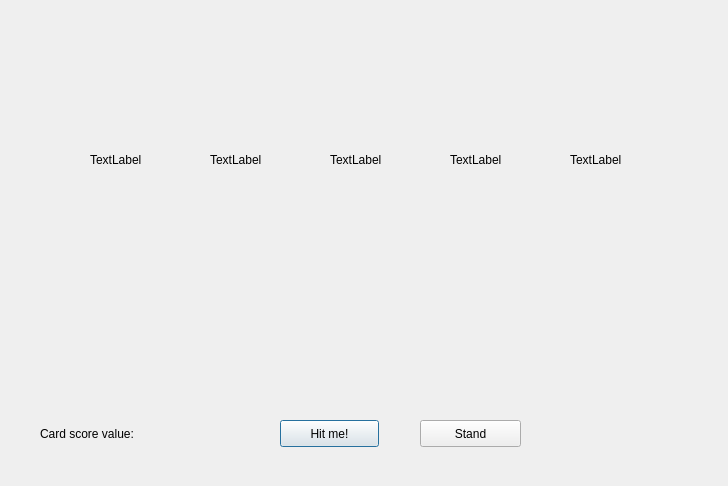
<?xml version="1.0" encoding="UTF-8"?>
<ui version="4.0">
 <class>BlackJack</class>
 <widget class="QDialog" name="BlackJack">
  <property name="geometry">
   <rect>
    <x>0</x>
    <y>0</y>
    <width>728</width>
    <height>486</height>
   </rect>
  </property>
  <property name="windowTitle">
   <string>Dialog</string>
  </property>
  <widget class="QPushButton" name="pushButton">
   <property name="geometry">
    <rect>
     <x>280</x>
     <y>420</y>
     <width>99</width>
     <height>27</height>
    </rect>
   </property>
   <property name="text">
    <string>Hit me!</string>
   </property>
  </widget>
  <widget class="QLabel" name="label">
   <property name="geometry">
    <rect>
     <x>90</x>
     <y>270</y>
     <width>80</width>
     <height>120</height>
    </rect>
   </property>
   <property name="text">
    <string/>
   </property>
  </widget>
  <widget class="QPushButton" name="pushButton_2">
   <property name="geometry">
    <rect>
     <x>420</x>
     <y>420</y>
     <width>101</width>
     <height>27</height>
    </rect>
   </property>
   <property name="text">
    <string>Stand</string>
   </property>
  </widget>
  <widget class="QLabel" name="label_2">
   <property name="geometry">
    <rect>
     <x>210</x>
     <y>270</y>
     <width>80</width>
     <height>120</height>
    </rect>
   </property>
   <property name="text">
    <string/>
   </property>
  </widget>
  <widget class="QLabel" name="label_3">
   <property name="geometry">
    <rect>
     <x>330</x>
     <y>270</y>
     <width>80</width>
     <height>120</height>
    </rect>
   </property>
   <property name="text">
    <string/>
   </property>
  </widget>
  <widget class="QLabel" name="label_4">
   <property name="geometry">
    <rect>
     <x>450</x>
     <y>270</y>
     <width>80</width>
     <height>120</height>
    </rect>
   </property>
   <property name="text">
    <string/>
   </property>
  </widget>
  <widget class="QLabel" name="label_5">
   <property name="geometry">
    <rect>
     <x>570</x>
     <y>270</y>
     <width>80</width>
     <height>120</height>
    </rect>
   </property>
   <property name="text">
    <string/>
   </property>
  </widget>
  <widget class="QLabel" name="label_6">
   <property name="geometry">
    <rect>
     <x>90</x>
     <y>100</y>
     <width>80</width>
     <height>120</height>
    </rect>
   </property>
   <property name="text">
    <string>TextLabel</string>
   </property>
  </widget>
  <widget class="QLabel" name="label_7">
   <property name="geometry">
    <rect>
     <x>210</x>
     <y>100</y>
     <width>80</width>
     <height>120</height>
    </rect>
   </property>
   <property name="text">
    <string>TextLabel</string>
   </property>
  </widget>
  <widget class="QLabel" name="label_8">
   <property name="geometry">
    <rect>
     <x>330</x>
     <y>100</y>
     <width>80</width>
     <height>120</height>
    </rect>
   </property>
   <property name="text">
    <string>TextLabel</string>
   </property>
  </widget>
  <widget class="QLabel" name="label_9">
   <property name="geometry">
    <rect>
     <x>450</x>
     <y>100</y>
     <width>80</width>
     <height>120</height>
    </rect>
   </property>
   <property name="text">
    <string>TextLabel</string>
   </property>
  </widget>
  <widget class="QLabel" name="label_10">
   <property name="geometry">
    <rect>
     <x>570</x>
     <y>100</y>
     <width>80</width>
     <height>120</height>
    </rect>
   </property>
   <property name="text">
    <string>TextLabel</string>
   </property>
  </widget>
  <widget class="QLabel" name="label_11">
   <property name="geometry">
    <rect>
     <x>40</x>
     <y>420</y>
     <width>151</width>
     <height>27</height>
    </rect>
   </property>
   <property name="text">
    <string>Card score value: </string>
   </property>
  </widget>
 </widget>
 <resources/>
 <connections/>
</ui>
